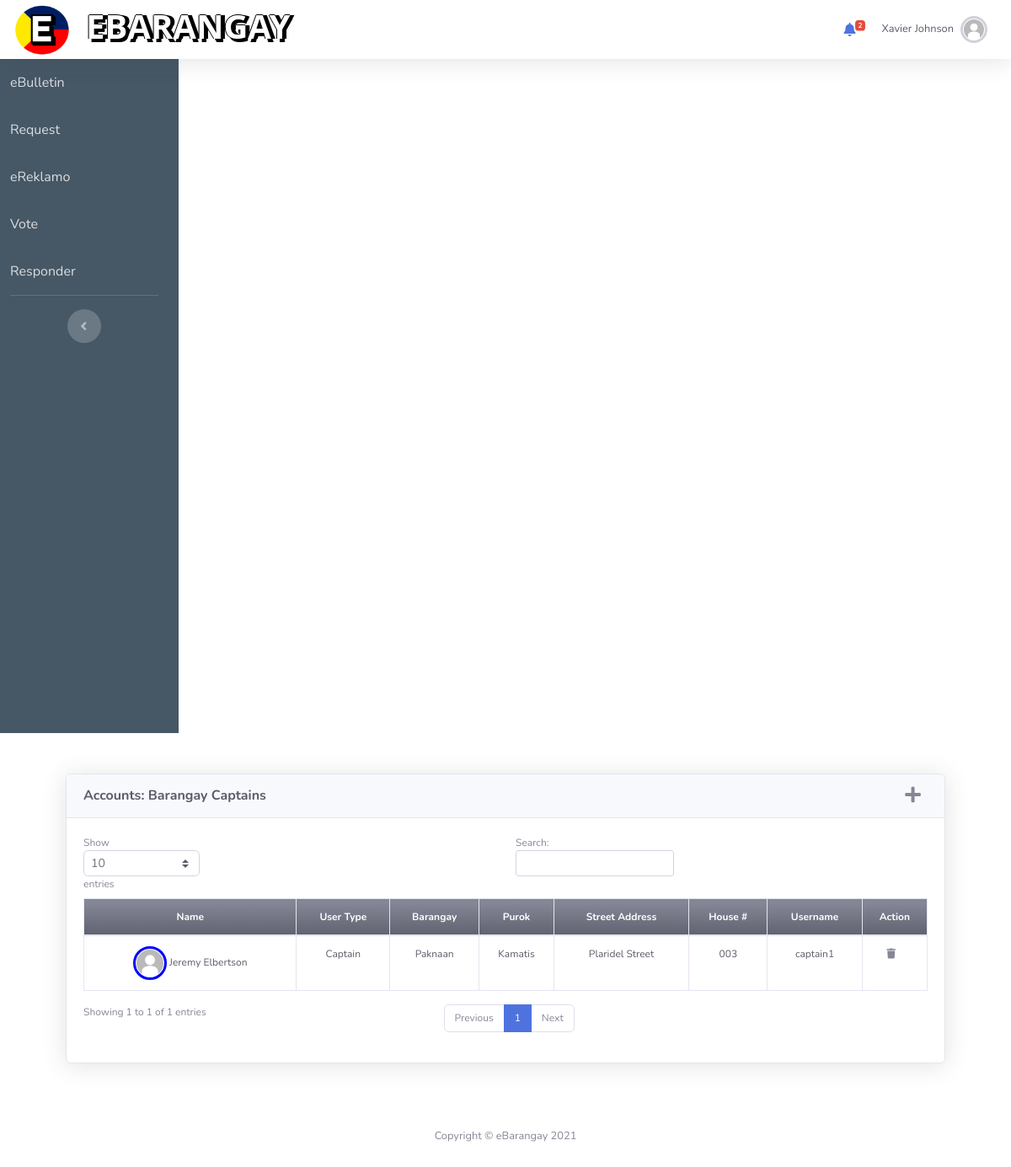
Page /captain.php (signed in) on the earlier database version.
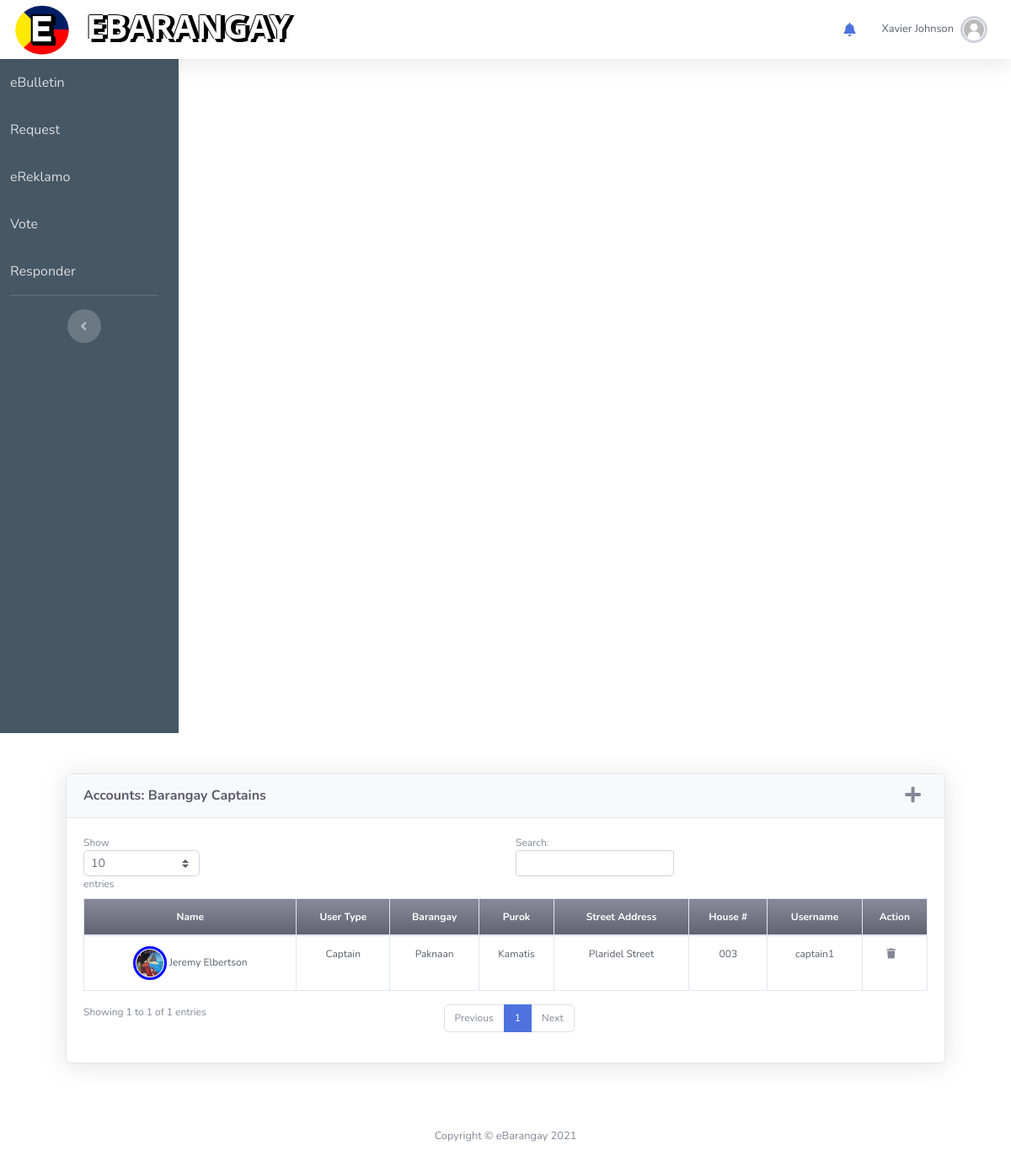
Same page on the later database version.
### tables this page shows
CREATE TABLE `users` (
  `UsersID` int NOT NULL,
  `Firstname` varchar(50) NOT NULL,
  `Middlename` varchar(50) DEFAULT NULL,
  `Lastname` varchar(50) NOT NULL,
  `dateofbirth` varchar(50) NOT NULL,
  `civilStat` varchar(50) NOT NULL,
  `emailAdd` varchar(50) NOT NULL,
  `username` varchar(50) NOT NULL,
  `usersPwd` varchar(255) DEFAULT NULL,
  `userGender` varchar(50) DEFAULT NULL,
  `userType` varchar(50) DEFAULT NULL,
  `profile_pic` varchar(129) DEFAULT NULL,
  `userBarangay` varchar(50) DEFAULT NULL,
  `userPurok` varchar(50) DEFAULT NULL,
  `phoneNum` varchar(20) DEFAULT NULL,
  `teleNum` varchar(20) DEFAULT NULL,
  `VerifyStatus` varchar(20) NOT NULL DEFAULT 'Pending',
  `userCity` varchar(30) NOT NULL DEFAULT 'None',
  `Status` varchar(20) NOT NULL DEFAULT 'Active',
  `isRenting` varchar(20) DEFAULT 'False',
  `landlordName` varchar(50) DEFAULT 'None',
  `landlordContact` varchar(50) DEFAULT 'NONE',
  `barangayPos` varchar(50) DEFAULT 'None',
  `userAddress` varchar(50) DEFAULT NULL,
  `userHouseNum` varchar(50) DEFAULT NULL
);

### captain.php (the view, shortened to what the changed rows need)
<?php include_once "header.php" ?>
<div class="container p-4">
<div class="card shadow mb-4 m-4">
    <div class="card-body" style="font-size: 75%">
        <div class="table-responsive">
            <table class="table table-bordered text-center text-dark"
                id="dataTable" width="100%" cellspacing="0" cellpadding="0">
                <thead >
                    <tr class="bg-gradient-secondary text-white">
                        <th scope="col">Name</th>
                        <th scope="col">User Type</th>
                        <th scope="col">Barangay</th>
                        <th scope="col">Purok</th>
                        <th>Street Address</th>
                        <th>House #</th>
                        <th scope="col">Username</th>
                        <th scope="col">Action</th>
                    </tr>
                </thead>
                <tbody>
                    <?php
                        $accounts = $conn->query("SELECT *, concat(Firstname, ' ', Lastname) as name FROM users WHERE Status='Active' AND userType='Captain'");
                        while($row=$accounts->fetch_assoc()):
                    ?>
                    <tr>
                        <td>
                            <img class="img-profile rounded-circle <?php
                                if($row["userType"] == "Resident"){
                                    echo "img-res-profile";
                                }
                                elseif($row["userType"] == "Purok Leader"){
                                    echo "img-purokldr-profile";
                                }
                                elseif($row["userType"] == "Captain"){
                                    echo "img-capt-profile";
                                }
                                elseif($row["userType"] == "Secretary"){
                                    echo "img-sec-profile";
                                }
                                elseif($row["userType"] == "Treasurer"){
                                    echo "img-treas-profile";
                                }
                                elseif($row["userType"] == "Admin"){
                                    echo "img-admin-profile";
                                }
                            ?>" src="img/<?php echo $row["profile_pic"] ?>" width="40" height="40"/>
                            <?php echo $row["name"] ?>
                        </td>
                        <td><?php echo $row["userType"] ?></td>
                        <td><?php echo $row["userBarangay"] ?></td>
                        <td><?php echo $row["userPurok"] ?></td>
                        <td><?php echo $row["userAddress"] ?></td>
                        <td><?php echo $row["userHouseNum"] ?></td>
                        <td><?php echo $row["username"] ?></td>
                        <td>
                            <a class="fas fa-trash fa-md mr-2 text-gray-600 remove_captain" data-brgyid="<?php echo $row['userBarangay'] ?>" data-id="<?php echo $row['UsersID'] ?>" href="javascript:void(0)"></a>
                        </td>
                    </tr>
                    <?php endwhile; ?>
                </tbody>
            </table>
        </div>
    </div>
</div>
</div>
</div>
</div>
<?php include_once "footer.php" ?>

### header.php (shortened to what the changed rows need)
<?php
    include 'includes/dbh.inc.php';
?>
<!DOCTYPE html>
<html lang="en">
<head>
    <link href="vendor/fontawesome-free/css/all.min.css" rel="stylesheet" type="text/css">
    <link href="css/sb-admin-2.min.css" rel="stylesheet">
    <link href="css/sb-admin-2.css" rel="stylesheet">
    <link href="css/cb2.css" rel="stylesheet">
</head>
<body id="page-top">
<nav class="navbar navbar-expand topbar static-top shadow">
<h1 class="navbar-text font-weight-bold d-none d-sm-block d-md-block text-white"
    style= "font-family: 'Segoe UI', Tahoma, Geneva, Verdana, sans-serif;
    text-shadow: -1px 0px black, 3px 4px black, 5px 0 black, 0 -1px black;">
    EBARANGAY
</h1>
<ul class="navbar-nav ml-auto">
    <?php if(isset($_SESSION["UsersID"]) != NULL) : ?>
    <li class="nav-item dropdown no-arrow mx-1" id="notifications" onclick="notificationRead()" data-id="<?php echo $_SESSION["UsersID"] ?>">
        <a class="nav-link dropdown-toggle" href="#" id="alertsDropdown" role="button"
            data-toggle="dropdown" aria-haspopup="true" aria-expanded="false">
            <i class="fas fa-bell fa-fw"></i>
            <span class="badge badge-danger badge-counter"><?php
                    $notif = $conn->query("SELECT * FROM notifications WHERE (UsersID={$_SESSION['UsersID']}
                    OR position='{$_SESSION['userType']}') AND status='Not Read'
                    ORDER BY NotificationID ASC;");
                    $row_cnt = mysqli_num_rows($notif);
                    if($row_cnt > 0){
                        echo $row_cnt;
                    }
                ?></span>
        </a>
    </li>
    <?php endif; ?>
</ul>
</nav>
<div class="content-wrapper" >
<div class="row">

Differences in the rows shown:
changed users "Captain": profile_pic: a different picture
Other differences:
$row_cnt: "2" → (not shown)
